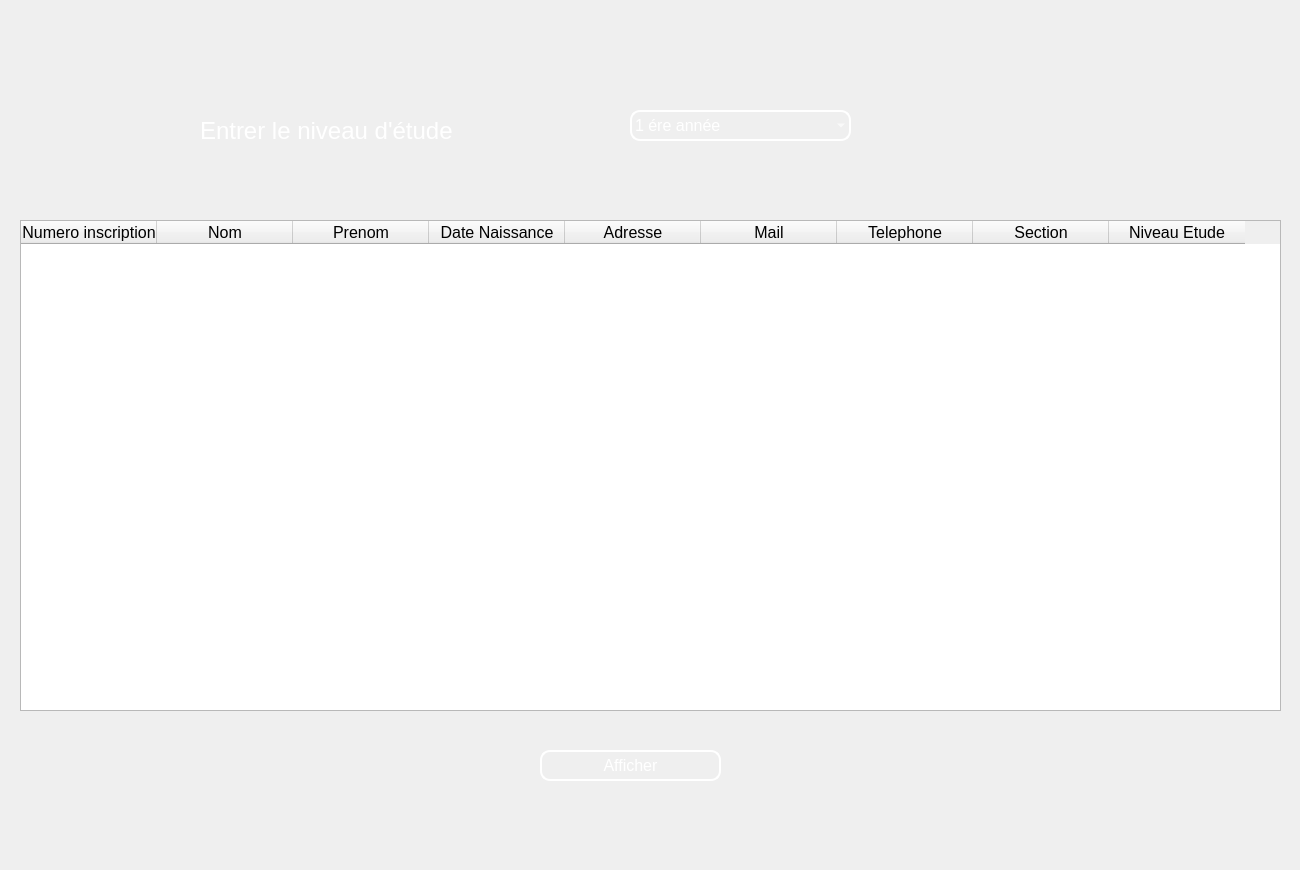
<?xml version="1.0" encoding="UTF-8"?>
<ui version="4.0">
 <class>affichage_etudiant_niveau</class>
 <widget class="QWidget" name="affichage_etudiant_niveau">
  <property name="geometry">
   <rect>
    <x>0</x>
    <y>0</y>
    <width>1300</width>
    <height>870</height>
   </rect>
  </property>
  <property name="windowTitle">
   <string>Form</string>
  </property>
  <widget class="QLabel" name="label">
   <property name="geometry">
    <rect>
     <x>0</x>
     <y>0</y>
     <width>1300</width>
     <height>870</height>
    </rect>
   </property>
   <property name="text">
    <string/>
   </property>
   <property name="pixmap">
    <pixmap resource="ressources.qrc">:/ressources/23.jpg</pixmap>
   </property>
   <property name="scaledContents">
    <bool>true</bool>
   </property>
  </widget>
  <widget class="QTableWidget" name="tableWidget">
   <property name="geometry">
    <rect>
     <x>20</x>
     <y>220</y>
     <width>1261</width>
     <height>491</height>
    </rect>
   </property>
   <property name="font">
    <font>
     <pointsize>12</pointsize>
    </font>
   </property>
   <property name="styleSheet">
    <string notr="true"/>
   </property>
   <attribute name="horizontalHeaderDefaultSectionSize">
    <number>136</number>
   </attribute>
   <column>
    <property name="text">
     <string>Numero inscription</string>
    </property>
   </column>
   <column>
    <property name="text">
     <string>Nom</string>
    </property>
   </column>
   <column>
    <property name="text">
     <string>Prenom</string>
    </property>
   </column>
   <column>
    <property name="text">
     <string>Date Naissance</string>
    </property>
   </column>
   <column>
    <property name="text">
     <string>Adresse</string>
    </property>
   </column>
   <column>
    <property name="text">
     <string>Mail</string>
    </property>
   </column>
   <column>
    <property name="text">
     <string>Telephone</string>
    </property>
   </column>
   <column>
    <property name="text">
     <string>Section</string>
    </property>
   </column>
   <column>
    <property name="text">
     <string>Niveau Etude</string>
    </property>
   </column>
  </widget>
  <widget class="QLabel" name="label_2">
   <property name="geometry">
    <rect>
     <x>200</x>
     <y>110</y>
     <width>391</width>
     <height>41</height>
    </rect>
   </property>
   <property name="font">
    <font>
     <pointsize>18</pointsize>
    </font>
   </property>
   <property name="styleSheet">
    <string notr="true">background:transparent;
color: rgb(255, 255, 255);

border-radius:10px</string>
   </property>
   <property name="text">
    <string>Entrer le niveau d'étude</string>
   </property>
  </widget>
  <widget class="QComboBox" name="comboBox">
   <property name="geometry">
    <rect>
     <x>630</x>
     <y>110</y>
     <width>221</width>
     <height>31</height>
    </rect>
   </property>
   <property name="font">
    <font>
     <pointsize>12</pointsize>
    </font>
   </property>
   <property name="styleSheet">
    <string notr="true">background:transparent;
color: rgb(255, 255, 255);
border:2px solid white;
border-radius:10px</string>
   </property>
   <item>
    <property name="text">
     <string>1 ére année</string>
    </property>
   </item>
   <item>
    <property name="text">
     <string>2 éme année</string>
    </property>
   </item>
   <item>
    <property name="text">
     <string>3 éme année</string>
    </property>
   </item>
   <item>
    <property name="text">
     <string/>
    </property>
   </item>
  </widget>
  <widget class="QPushButton" name="pushButton">
   <property name="geometry">
    <rect>
     <x>540</x>
     <y>750</y>
     <width>181</width>
     <height>31</height>
    </rect>
   </property>
   <property name="font">
    <font>
     <pointsize>12</pointsize>
    </font>
   </property>
   <property name="styleSheet">
    <string notr="true">
color: rgb(255, 255, 255);
border:2px solid white;
border-radius:10px</string>
   </property>
   <property name="text">
    <string>Afficher</string>
   </property>
  </widget>
 </widget>
 <resources>
  <include location="ressources.qrc"/>
 </resources>
 <connections/>
</ui>
